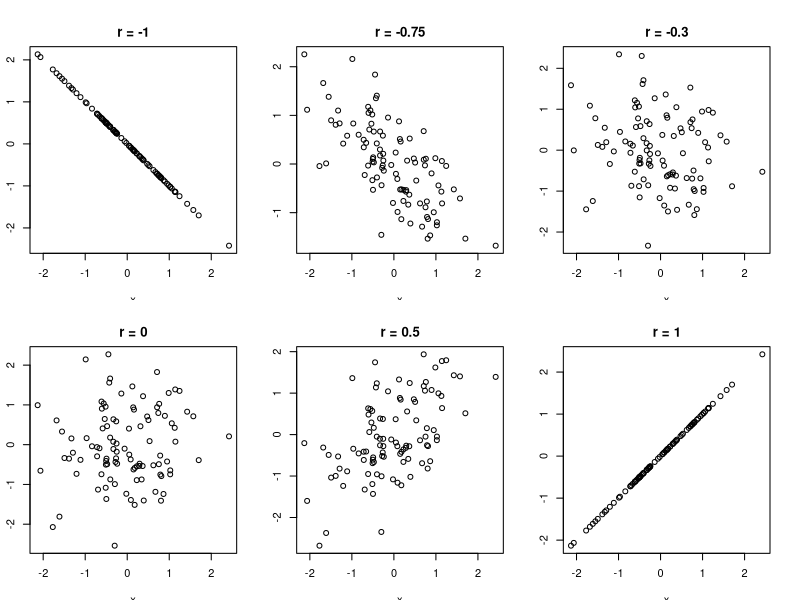

Source code (R):
par(mfrow=c(2,3), 
  pty = "s", 
  mai = c(0.3, 0.3, 0.3, 0.3))

x<-rnorm(100)
z<-rnorm(100)

r<- -1
y<-r*x + sqrt(1-r^2)*z
plot(x,y, main = "r = -1")

r<- -0.75
y<-r*x + sqrt(1-r^2)*z
plot(x,y, main = "r = -0.75")

r<- -0.3
y<-r*x + sqrt(1-r^2)*z
plot(x,y, main = "r = -0.3")

r<- 0
y<-r*x + sqrt(1-r^2)*z
plot(x,y, main = "r = 0")

r<- 0.5
y<-r*x + sqrt(1-r^2)*z
plot(x,y, main = "r = 0.5")

r<- 1
y<-r*x + sqrt(1-r^2)*z
plot(x,y, main = "r = 1")

